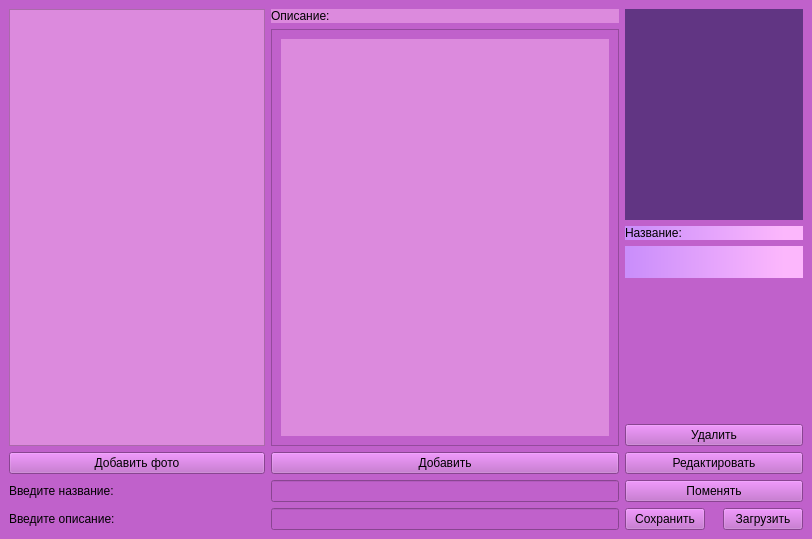
<?xml version="1.0" encoding="UTF-8"?>
<ui version="4.0">
 <class>MainWindow</class>
 <widget class="QMainWindow" name="MainWindow">
  <property name="geometry">
   <rect>
    <x>0</x>
    <y>0</y>
    <width>812</width>
    <height>539</height>
   </rect>
  </property>
  <property name="sizePolicy">
   <sizepolicy hsizetype="Fixed" vsizetype="Fixed">
    <horstretch>0</horstretch>
    <verstretch>0</verstretch>
   </sizepolicy>
  </property>
  <property name="windowTitle">
   <string>MainWindow</string>
  </property>
  <property name="styleSheet">
   <string notr="true">background-color: rgb(192, 97, 203);</string>
  </property>
  <widget class="QWidget" name="centralwidget">
   <layout class="QGridLayout" name="gridLayout">
    <item row="10" column="0">
     <widget class="QLabel" name="label_4">
      <property name="text">
       <string>Введите название:</string>
      </property>
     </widget>
    </item>
    <item row="0" column="1">
     <widget class="QLabel" name="label">
      <property name="sizePolicy">
       <sizepolicy hsizetype="Preferred" vsizetype="Fixed">
        <horstretch>0</horstretch>
        <verstretch>0</verstretch>
       </sizepolicy>
      </property>
      <property name="styleSheet">
       <string notr="true">background-color: rgb(220, 138, 221);</string>
      </property>
      <property name="text">
       <string>Описание:</string>
      </property>
     </widget>
    </item>
    <item row="10" column="1">
     <widget class="QLineEdit" name="nameLineEdit"/>
    </item>
    <item row="12" column="1">
     <widget class="QLineEdit" name="descrLineEdit"/>
    </item>
    <item row="12" column="5">
     <widget class="QPushButton" name="downloadButton">
      <property name="styleSheet">
       <string notr="true"/>
      </property>
      <property name="text">
       <string>Загрузить</string>
      </property>
     </widget>
    </item>
    <item row="12" column="0">
     <widget class="QLabel" name="label_5">
      <property name="text">
       <string>Введите описание:</string>
      </property>
     </widget>
    </item>
    <item row="12" column="2">
     <widget class="QPushButton" name="saveButton">
      <property name="styleSheet">
       <string notr="true"/>
      </property>
      <property name="text">
       <string>Сохранить</string>
      </property>
     </widget>
    </item>
    <item row="9" column="0">
     <widget class="QPushButton" name="addPhotoButton">
      <property name="enabled">
       <bool>true</bool>
      </property>
      <property name="text">
       <string>Добавить фото</string>
      </property>
     </widget>
    </item>
    <item row="10" column="2" colspan="4">
     <widget class="QPushButton" name="pushButton">
      <property name="text">
       <string>Поменять</string>
      </property>
     </widget>
    </item>
    <item row="9" column="2" colspan="4">
     <widget class="QPushButton" name="redButton">
      <property name="text">
       <string>Редактировать</string>
      </property>
     </widget>
    </item>
    <item row="8" column="2" colspan="4">
     <widget class="QPushButton" name="deliteButton">
      <property name="text">
       <string>Удалить</string>
      </property>
     </widget>
    </item>
    <item row="9" column="1">
     <widget class="QPushButton" name="addButton">
      <property name="text">
       <string>Добавить</string>
      </property>
     </widget>
    </item>
    <item row="1" column="1" rowspan="8">
     <widget class="QScrollArea" name="scrollArea">
      <property name="widgetResizable">
       <bool>true</bool>
      </property>
      <widget class="QWidget" name="scrollAreaWidgetContents">
       <property name="geometry">
        <rect>
         <x>0</x>
         <y>0</y>
         <width>343</width>
         <height>403</height>
        </rect>
       </property>
       <layout class="QHBoxLayout" name="horizontalLayout">
        <item>
         <widget class="QLabel" name="descrLabel">
          <property name="styleSheet">
           <string notr="true">background-color: rgb(220, 138, 221);</string>
          </property>
          <property name="text">
           <string/>
          </property>
          <property name="alignment">
           <set>Qt::AlignCenter</set>
          </property>
          <property name="wordWrap">
           <bool>true</bool>
          </property>
         </widget>
        </item>
       </layout>
      </widget>
     </widget>
    </item>
    <item row="0" column="0" rowspan="9">
     <widget class="QTreeView" name="treeView">
      <property name="sizePolicy">
       <sizepolicy hsizetype="Fixed" vsizetype="Expanding">
        <horstretch>0</horstretch>
        <verstretch>0</verstretch>
       </sizepolicy>
      </property>
      <property name="styleSheet">
       <string notr="true">background-color: rgb(220, 138, 221);</string>
      </property>
      <property name="editTriggers">
       <set>QAbstractItemView::NoEditTriggers</set>
      </property>
     </widget>
    </item>
    <item row="0" column="2" rowspan="4" colspan="4">
     <widget class="QLabel" name="photoLabel">
      <property name="sizePolicy">
       <sizepolicy hsizetype="Ignored" vsizetype="Ignored">
        <horstretch>0</horstretch>
        <verstretch>0</verstretch>
       </sizepolicy>
      </property>
      <property name="styleSheet">
       <string notr="true">background-color: rgb(97, 53, 131);</string>
      </property>
      <property name="text">
       <string/>
      </property>
      <property name="scaledContents">
       <bool>true</bool>
      </property>
     </widget>
    </item>
    <item row="4" column="2" colspan="4">
     <widget class="QLabel" name="label_2">
      <property name="sizePolicy">
       <sizepolicy hsizetype="Preferred" vsizetype="Fixed">
        <horstretch>0</horstretch>
        <verstretch>0</verstretch>
       </sizepolicy>
      </property>
      <property name="styleSheet">
       <string notr="true">background-color: qlineargradient(spread:pad, x1:0, y1:0, x2:1, y2:0, stop:0.0201005 rgba(202, 142, 251, 255), stop:0.894472 rgba(252, 183, 252, 255));</string>
      </property>
      <property name="text">
       <string>Название:</string>
      </property>
     </widget>
    </item>
    <item row="5" column="2" colspan="4">
     <widget class="QLabel" name="nameLabel">
      <property name="sizePolicy">
       <sizepolicy hsizetype="Preferred" vsizetype="Fixed">
        <horstretch>0</horstretch>
        <verstretch>0</verstretch>
       </sizepolicy>
      </property>
      <property name="font">
       <font>
        <family>URW Gothic</family>
        <pointsize>20</pointsize>
       </font>
      </property>
      <property name="styleSheet">
       <string notr="true">background-color: qlineargradient(spread:pad, x1:0, y1:0, x2:1, y2:0, stop:0.0201005 rgba(202, 142, 251, 255), stop:0.894472 rgba(252, 183, 252, 255));</string>
      </property>
      <property name="text">
       <string/>
      </property>
      <property name="alignment">
       <set>Qt::AlignCenter</set>
      </property>
      <property name="wordWrap">
       <bool>true</bool>
      </property>
     </widget>
    </item>
   </layout>
  </widget>
 </widget>
 <resources/>
 <connections/>
</ui>
